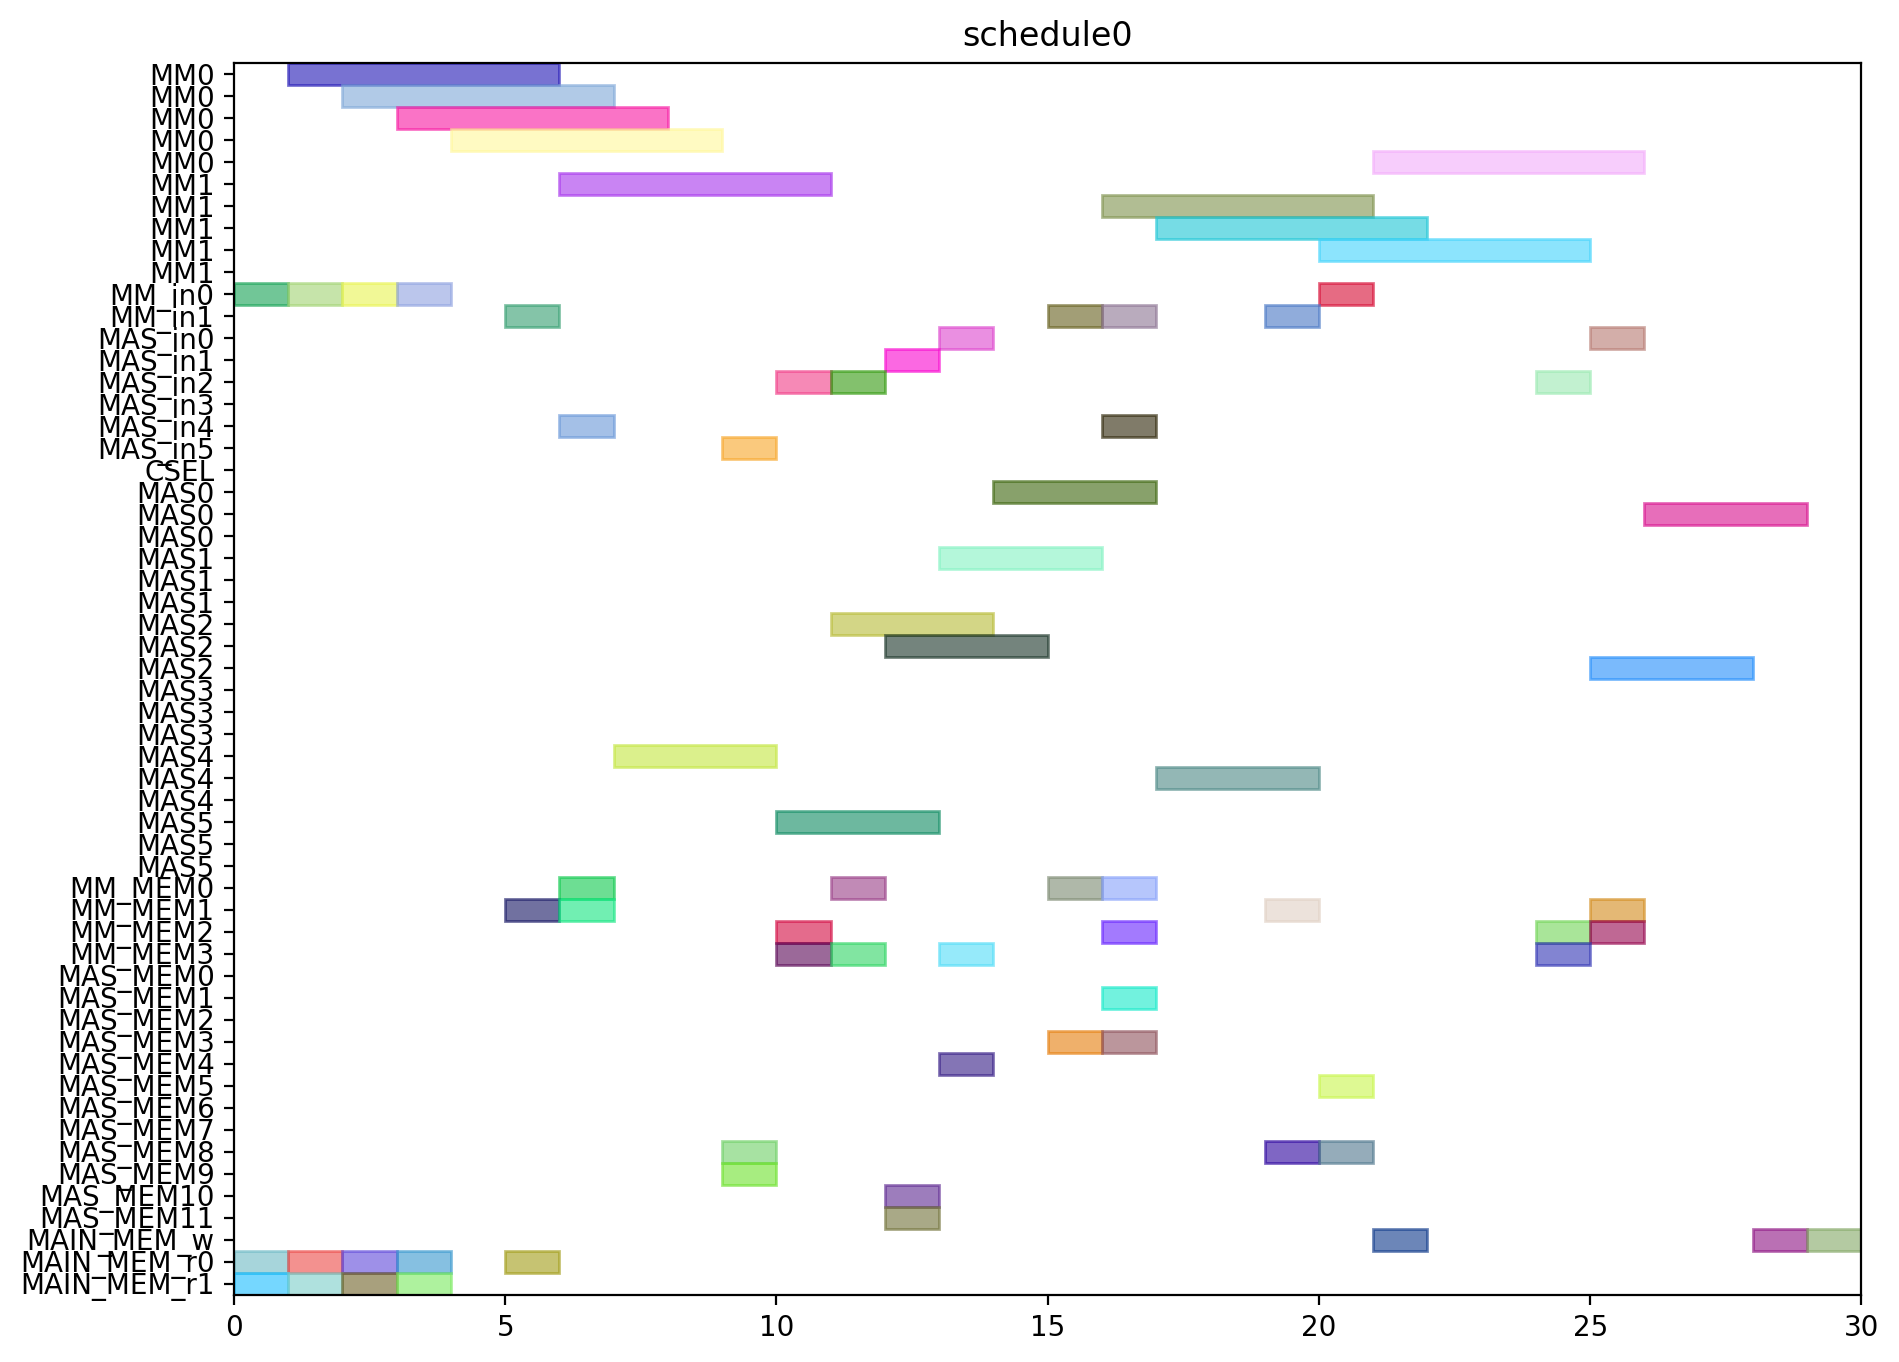

Source code (Python):
from pyschedule import Scenario, solvers, plotters, alt


def solve():
	horizon = 120
	S = Scenario("schedule0", horizon=horizon)

	# resource
	MM = S.Resources('MM', num=2, size=5)
	MM_in = S.Resources('MM_in', num=2)
	MAS_in = S.Resources('MAS_in', num=6)
	CSEL = S.Resource('CSEL')
	MAS = S.Resources('MAS', num=6, size=3, periods=range(1, horizon))
	MM_MEM = S.Resources('MM_MEM', num=4)
	MAS_MEM = S.Resources('MAS_MEM', num=12)
	MAIN_MEM_w = S.Resource('MAIN_MEM_w', size=1)
	MAIN_MEM_r = S.Resources('MAIN_MEM_r', num=2)

	# result of previous scheduling

	# new tasks
	t0 = S.Task('t0', length=5, delay_cost=1)
	t0 += alt(MM)
	t0_in = S.Task('t0_in', length=1, delay_cost=1)
	t0_in += alt(MM_in)
	S += t0_in*MM_in[0]<=t0*MM[0]
	S += t0_in*MM_in[1]<=t0*MM[1]
	t0_mem0 = S.Task('t0_mem0', length=1, delay_cost=1)
	t0_mem0 += MAIN_MEM_r[0]
	S += t0_mem0 <= t0

	t0_mem1 = S.Task('t0_mem1', length=1, delay_cost=1)
	t0_mem1 += MAIN_MEM_r[1]
	S += t0_mem1 <= t0

	t3 = S.Task('t3', length=5, delay_cost=1)
	t3 += alt(MM)
	t3_in = S.Task('t3_in', length=1, delay_cost=1)
	t3_in += alt(MM_in)
	S += t3_in*MM_in[0]<=t3*MM[0]
	S += t3_in*MM_in[1]<=t3*MM[1]
	t3_mem0 = S.Task('t3_mem0', length=1, delay_cost=1)
	t3_mem0 += MAIN_MEM_r[0]
	S += t3_mem0 <= t3

	t3_mem1 = S.Task('t3_mem1', length=1, delay_cost=1)
	t3_mem1 += MAIN_MEM_r[1]
	S += t3_mem1 <= t3

	t1 = S.Task('t1', length=5, delay_cost=1)
	t1 += alt(MM)
	t1_in = S.Task('t1_in', length=1, delay_cost=1)
	t1_in += alt(MM_in)
	S += t1_in*MM_in[0]<=t1*MM[0]
	S += t1_in*MM_in[1]<=t1*MM[1]
	t1_mem0 = S.Task('t1_mem0', length=1, delay_cost=1)
	t1_mem0 += MAIN_MEM_r[0]
	S += t1_mem0 <= t1

	t1_mem1 = S.Task('t1_mem1', length=1, delay_cost=1)
	t1_mem1 += MAIN_MEM_r[1]
	S += t1_mem1 <= t1

	t2 = S.Task('t2', length=5, delay_cost=1)
	t2 += alt(MM)
	t2_in = S.Task('t2_in', length=1, delay_cost=1)
	t2_in += alt(MM_in)
	S += t2_in*MM_in[0]<=t2*MM[0]
	S += t2_in*MM_in[1]<=t2*MM[1]
	t2_mem0 = S.Task('t2_mem0', length=1, delay_cost=1)
	t2_mem0 += MAIN_MEM_r[0]
	S += t2_mem0 <= t2

	t2_mem1 = S.Task('t2_mem1', length=1, delay_cost=1)
	t2_mem1 += MAIN_MEM_r[1]
	S += t2_mem1 <= t2

	t4 = S.Task('t4', length=5, delay_cost=1)
	t4 += alt(MM)
	t4_in = S.Task('t4_in', length=1, delay_cost=1)
	t4_in += alt(MM_in)
	S += t4_in*MM_in[0]<=t4*MM[0]
	S += t4_in*MM_in[1]<=t4*MM[1]
	t4_mem0 = S.Task('t4_mem0', length=1, delay_cost=1)
	t4_mem0 += MAIN_MEM_r[0]
	S += t4_mem0 <= t4

	t4_mem1 = S.Task('t4_mem1', length=1, delay_cost=1)
	t4_mem1 += alt(MM_MEM)
	S += (t2*MM[0])-1 < t4_mem1*MM_MEM[1]
	S += (t2*MM[1])-1 < t4_mem1*MM_MEM[3]
	S += t4_mem1 <= t4

	t5 = S.Task('t5', length=3, delay_cost=1)
	t5 += alt(MAS)
	t5_in = S.Task('t5_in', length=1, delay_cost=1)
	t5_in += alt(MAS_in)
	S += t5_in*MAS_in[0]<=t5*MAS[0]

	S += t5_in*MAS_in[1]<=t5*MAS[1]

	S += t5_in*MAS_in[2]<=t5*MAS[2]

	S += t5_in*MAS_in[3]<=t5*MAS[3]

	S += t5_in*MAS_in[4]<=t5*MAS[4]

	S += t5_in*MAS_in[5]<=t5*MAS[5]

	t5_mem0 = S.Task('t5_mem0', length=1, delay_cost=1)
	t5_mem0 += alt(MM_MEM)
	S += (t0*MM[0])-1 < t5_mem0*MM_MEM[0]
	S += (t0*MM[1])-1 < t5_mem0*MM_MEM[2]
	S += t5_mem0 <= t5

	t5_mem1 = S.Task('t5_mem1', length=1, delay_cost=1)
	t5_mem1 += alt(MM_MEM)
	S += (t0*MM[0])-1 < t5_mem1*MM_MEM[1]
	S += (t0*MM[1])-1 < t5_mem1*MM_MEM[3]
	S += t5_mem1 <= t5

	t6 = S.Task('t6', length=3, delay_cost=1)
	t6 += alt(MAS)
	t6_in = S.Task('t6_in', length=1, delay_cost=1)
	t6_in += alt(MAS_in)
	S += t6_in*MAS_in[0]<=t6*MAS[0]

	S += t6_in*MAS_in[1]<=t6*MAS[1]

	S += t6_in*MAS_in[2]<=t6*MAS[2]

	S += t6_in*MAS_in[3]<=t6*MAS[3]

	S += t6_in*MAS_in[4]<=t6*MAS[4]

	S += t6_in*MAS_in[5]<=t6*MAS[5]

	t6_mem0 = S.Task('t6_mem0', length=1, delay_cost=1)
	t6_mem0 += alt(MAS_MEM)
	S += (t5*MAS[0])-1 < t6_mem0*MAS_MEM[0]
	S += (t5*MAS[1])-1 < t6_mem0*MAS_MEM[2]
	S += (t5*MAS[2])-1 < t6_mem0*MAS_MEM[4]
	S += (t5*MAS[3])-1 < t6_mem0*MAS_MEM[6]
	S += (t5*MAS[4])-1 < t6_mem0*MAS_MEM[8]
	S += (t5*MAS[5])-1 < t6_mem0*MAS_MEM[10]
	S += t6_mem0 <= t6

	t6_mem1 = S.Task('t6_mem1', length=1, delay_cost=1)
	t6_mem1 += alt(MAS_MEM)
	S += (t5*MAS[0])-1 < t6_mem1*MAS_MEM[1]
	S += (t5*MAS[1])-1 < t6_mem1*MAS_MEM[3]
	S += (t5*MAS[2])-1 < t6_mem1*MAS_MEM[5]
	S += (t5*MAS[3])-1 < t6_mem1*MAS_MEM[7]
	S += (t5*MAS[4])-1 < t6_mem1*MAS_MEM[9]
	S += (t5*MAS[5])-1 < t6_mem1*MAS_MEM[11]
	S += t6_mem1 <= t6

	t9 = S.Task('t9', length=3, delay_cost=1)
	t9 += alt(MAS)
	t9_in = S.Task('t9_in', length=1, delay_cost=1)
	t9_in += alt(MAS_in)
	S += t9_in*MAS_in[0]<=t9*MAS[0]

	S += t9_in*MAS_in[1]<=t9*MAS[1]

	S += t9_in*MAS_in[2]<=t9*MAS[2]

	S += t9_in*MAS_in[3]<=t9*MAS[3]

	S += t9_in*MAS_in[4]<=t9*MAS[4]

	S += t9_in*MAS_in[5]<=t9*MAS[5]

	t9_mem0 = S.Task('t9_mem0', length=1, delay_cost=1)
	t9_mem0 += alt(MM_MEM)
	S += (t0*MM[0])-1 < t9_mem0*MM_MEM[0]
	S += (t0*MM[1])-1 < t9_mem0*MM_MEM[2]
	S += t9_mem0 <= t9

	t9_mem1 = S.Task('t9_mem1', length=1, delay_cost=1)
	t9_mem1 += alt(MM_MEM)
	S += (t4*MM[0])-1 < t9_mem1*MM_MEM[1]
	S += (t4*MM[1])-1 < t9_mem1*MM_MEM[3]
	S += t9_mem1 <= t9

	t10 = S.Task('t10', length=3, delay_cost=1)
	t10 += alt(MAS)
	t10_in = S.Task('t10_in', length=1, delay_cost=1)
	t10_in += alt(MAS_in)
	S += t10_in*MAS_in[0]<=t10*MAS[0]

	S += t10_in*MAS_in[1]<=t10*MAS[1]

	S += t10_in*MAS_in[2]<=t10*MAS[2]

	S += t10_in*MAS_in[3]<=t10*MAS[3]

	S += t10_in*MAS_in[4]<=t10*MAS[4]

	S += t10_in*MAS_in[5]<=t10*MAS[5]

	t10_mem0 = S.Task('t10_mem0', length=1, delay_cost=1)
	t10_mem0 += alt(MM_MEM)
	S += (t4*MM[0])-1 < t10_mem0*MM_MEM[0]
	S += (t4*MM[1])-1 < t10_mem0*MM_MEM[2]
	S += t10_mem0 <= t10

	t10_mem1 = S.Task('t10_mem1', length=1, delay_cost=1)
	t10_mem1 += alt(MM_MEM)
	S += (t4*MM[0])-1 < t10_mem1*MM_MEM[1]
	S += (t4*MM[1])-1 < t10_mem1*MM_MEM[3]
	S += t10_mem1 <= t10

	t7 = S.Task('t7', length=3, delay_cost=1)
	t7 += alt(MAS)
	t7_in = S.Task('t7_in', length=1, delay_cost=1)
	t7_in += alt(MAS_in)
	S += t7_in*MAS_in[0]<=t7*MAS[0]

	S += t7_in*MAS_in[1]<=t7*MAS[1]

	S += t7_in*MAS_in[2]<=t7*MAS[2]

	S += t7_in*MAS_in[3]<=t7*MAS[3]

	S += t7_in*MAS_in[4]<=t7*MAS[4]

	S += t7_in*MAS_in[5]<=t7*MAS[5]

	t7_mem0 = S.Task('t7_mem0', length=1, delay_cost=1)
	t7_mem0 += alt(MAS_MEM)
	S += (t6*MAS[0])-1 < t7_mem0*MAS_MEM[0]
	S += (t6*MAS[1])-1 < t7_mem0*MAS_MEM[2]
	S += (t6*MAS[2])-1 < t7_mem0*MAS_MEM[4]
	S += (t6*MAS[3])-1 < t7_mem0*MAS_MEM[6]
	S += (t6*MAS[4])-1 < t7_mem0*MAS_MEM[8]
	S += (t6*MAS[5])-1 < t7_mem0*MAS_MEM[10]
	S += t7_mem0 <= t7

	t7_mem1 = S.Task('t7_mem1', length=1, delay_cost=1)
	t7_mem1 += alt(MAS_MEM)
	S += (t6*MAS[0])-1 < t7_mem1*MAS_MEM[1]
	S += (t6*MAS[1])-1 < t7_mem1*MAS_MEM[3]
	S += (t6*MAS[2])-1 < t7_mem1*MAS_MEM[5]
	S += (t6*MAS[3])-1 < t7_mem1*MAS_MEM[7]
	S += (t6*MAS[4])-1 < t7_mem1*MAS_MEM[9]
	S += (t6*MAS[5])-1 < t7_mem1*MAS_MEM[11]
	S += t7_mem1 <= t7

	t11 = S.Task('t11', length=3, delay_cost=1)
	t11 += alt(MAS)
	t11_in = S.Task('t11_in', length=1, delay_cost=1)
	t11_in += alt(MAS_in)
	S += t11_in*MAS_in[0]<=t11*MAS[0]

	S += t11_in*MAS_in[1]<=t11*MAS[1]

	S += t11_in*MAS_in[2]<=t11*MAS[2]

	S += t11_in*MAS_in[3]<=t11*MAS[3]

	S += t11_in*MAS_in[4]<=t11*MAS[4]

	S += t11_in*MAS_in[5]<=t11*MAS[5]

	t11_mem0 = S.Task('t11_mem0', length=1, delay_cost=1)
	t11_mem0 += alt(MAS_MEM)
	S += (t10*MAS[0])-1 < t11_mem0*MAS_MEM[0]
	S += (t10*MAS[1])-1 < t11_mem0*MAS_MEM[2]
	S += (t10*MAS[2])-1 < t11_mem0*MAS_MEM[4]
	S += (t10*MAS[3])-1 < t11_mem0*MAS_MEM[6]
	S += (t10*MAS[4])-1 < t11_mem0*MAS_MEM[8]
	S += (t10*MAS[5])-1 < t11_mem0*MAS_MEM[10]
	S += t11_mem0 <= t11

	t11_mem1 = S.Task('t11_mem1', length=1, delay_cost=1)
	t11_mem1 += alt(MM_MEM)
	S += (t4*MM[0])-1 < t11_mem1*MM_MEM[1]
	S += (t4*MM[1])-1 < t11_mem1*MM_MEM[3]
	S += t11_mem1 <= t11

	t8 = S.Task('t8', length=5, delay_cost=1)
	t8 += alt(MM)
	t8_in = S.Task('t8_in', length=1, delay_cost=1)
	t8_in += alt(MM_in)
	S += t8_in*MM_in[0]<=t8*MM[0]
	S += t8_in*MM_in[1]<=t8*MM[1]
	t8_mem0 = S.Task('t8_mem0', length=1, delay_cost=1)
	t8_mem0 += alt(MM_MEM)
	S += (t4*MM[0])-1 < t8_mem0*MM_MEM[0]
	S += (t4*MM[1])-1 < t8_mem0*MM_MEM[2]
	S += t8_mem0 <= t8

	t8_mem1 = S.Task('t8_mem1', length=1, delay_cost=1)
	t8_mem1 += alt(MAS_MEM)
	S += (t7*MAS[0])-1 < t8_mem1*MAS_MEM[1]
	S += (t7*MAS[1])-1 < t8_mem1*MAS_MEM[3]
	S += (t7*MAS[2])-1 < t8_mem1*MAS_MEM[5]
	S += (t7*MAS[3])-1 < t8_mem1*MAS_MEM[7]
	S += (t7*MAS[4])-1 < t8_mem1*MAS_MEM[9]
	S += (t7*MAS[5])-1 < t8_mem1*MAS_MEM[11]
	S += t8_mem1 <= t8

	new_PZ = S.Task('new_PZ', length=5, delay_cost=1)
	new_PZ += alt(MM)
	new_PZ_in = S.Task('new_PZ_in', length=1, delay_cost=1)
	new_PZ_in += alt(MM_in)
	S += new_PZ_in*MM_in[0]<=new_PZ*MM[0]
	S += new_PZ_in*MM_in[1]<=new_PZ*MM[1]
	S += 0<new_PZ

	new_PZ_w = S.Task('new_PZ_w', length=1, delay_cost=1)
	new_PZ_w += alt(MAIN_MEM_w)
	S += new_PZ <= new_PZ_w

	new_PZ_mem0 = S.Task('new_PZ_mem0', length=1, delay_cost=1)
	new_PZ_mem0 += alt(MM_MEM)
	S += (t1*MM[0])-1 < new_PZ_mem0*MM_MEM[0]
	S += (t1*MM[1])-1 < new_PZ_mem0*MM_MEM[2]
	S += new_PZ_mem0 <= new_PZ

	new_PZ_mem1 = S.Task('new_PZ_mem1', length=1, delay_cost=1)
	new_PZ_mem1 += alt(MAS_MEM)
	S += (t7*MAS[0])-1 < new_PZ_mem1*MAS_MEM[1]
	S += (t7*MAS[1])-1 < new_PZ_mem1*MAS_MEM[3]
	S += (t7*MAS[2])-1 < new_PZ_mem1*MAS_MEM[5]
	S += (t7*MAS[3])-1 < new_PZ_mem1*MAS_MEM[7]
	S += (t7*MAS[4])-1 < new_PZ_mem1*MAS_MEM[9]
	S += (t7*MAS[5])-1 < new_PZ_mem1*MAS_MEM[11]
	S += new_PZ_mem1 <= new_PZ

	t12 = S.Task('t12', length=3, delay_cost=1)
	t12 += alt(MAS)
	t12_in = S.Task('t12_in', length=1, delay_cost=1)
	t12_in += alt(MAS_in)
	S += t12_in*MAS_in[0]<=t12*MAS[0]

	S += t12_in*MAS_in[1]<=t12*MAS[1]

	S += t12_in*MAS_in[2]<=t12*MAS[2]

	S += t12_in*MAS_in[3]<=t12*MAS[3]

	S += t12_in*MAS_in[4]<=t12*MAS[4]

	S += t12_in*MAS_in[5]<=t12*MAS[5]

	t12_mem0 = S.Task('t12_mem0', length=1, delay_cost=1)
	t12_mem0 += alt(MM_MEM)
	S += (t0*MM[0])-1 < t12_mem0*MM_MEM[0]
	S += (t0*MM[1])-1 < t12_mem0*MM_MEM[2]
	S += t12_mem0 <= t12

	t12_mem1 = S.Task('t12_mem1', length=1, delay_cost=1)
	t12_mem1 += alt(MAS_MEM)
	S += (t11*MAS[0])-1 < t12_mem1*MAS_MEM[1]
	S += (t11*MAS[1])-1 < t12_mem1*MAS_MEM[3]
	S += (t11*MAS[2])-1 < t12_mem1*MAS_MEM[5]
	S += (t11*MAS[3])-1 < t12_mem1*MAS_MEM[7]
	S += (t11*MAS[4])-1 < t12_mem1*MAS_MEM[9]
	S += (t11*MAS[5])-1 < t12_mem1*MAS_MEM[11]
	S += t12_mem1 <= t12

	t13 = S.Task('t13', length=5, delay_cost=1)
	t13 += alt(MM)
	t13_in = S.Task('t13_in', length=1, delay_cost=1)
	t13_in += alt(MM_in)
	S += t13_in*MM_in[0]<=t13*MM[0]
	S += t13_in*MM_in[1]<=t13*MM[1]
	t13_mem0 = S.Task('t13_mem0', length=1, delay_cost=1)
	t13_mem0 += alt(MAS_MEM)
	S += (t12*MAS[0])-1 < t13_mem0*MAS_MEM[0]
	S += (t12*MAS[1])-1 < t13_mem0*MAS_MEM[2]
	S += (t12*MAS[2])-1 < t13_mem0*MAS_MEM[4]
	S += (t12*MAS[3])-1 < t13_mem0*MAS_MEM[6]
	S += (t12*MAS[4])-1 < t13_mem0*MAS_MEM[8]
	S += (t12*MAS[5])-1 < t13_mem0*MAS_MEM[10]
	S += t13_mem0 <= t13

	t13_mem1 = S.Task('t13_mem1', length=1, delay_cost=1)
	t13_mem1 += alt(MAS_MEM)
	S += (t9*MAS[0])-1 < t13_mem1*MAS_MEM[1]
	S += (t9*MAS[1])-1 < t13_mem1*MAS_MEM[3]
	S += (t9*MAS[2])-1 < t13_mem1*MAS_MEM[5]
	S += (t9*MAS[3])-1 < t13_mem1*MAS_MEM[7]
	S += (t9*MAS[4])-1 < t13_mem1*MAS_MEM[9]
	S += (t9*MAS[5])-1 < t13_mem1*MAS_MEM[11]
	S += t13_mem1 <= t13

	t14 = S.Task('t14', length=5, delay_cost=1)
	t14 += alt(MM)
	t14_in = S.Task('t14_in', length=1, delay_cost=1)
	t14_in += alt(MM_in)
	S += t14_in*MM_in[0]<=t14*MM[0]
	S += t14_in*MM_in[1]<=t14*MM[1]
	t14_mem0 = S.Task('t14_mem0', length=1, delay_cost=1)
	t14_mem0 += alt(MAS_MEM)
	S += (t12*MAS[0])-1 < t14_mem0*MAS_MEM[0]
	S += (t12*MAS[1])-1 < t14_mem0*MAS_MEM[2]
	S += (t12*MAS[2])-1 < t14_mem0*MAS_MEM[4]
	S += (t12*MAS[3])-1 < t14_mem0*MAS_MEM[6]
	S += (t12*MAS[4])-1 < t14_mem0*MAS_MEM[8]
	S += (t12*MAS[5])-1 < t14_mem0*MAS_MEM[10]
	S += t14_mem0 <= t14

	t14_mem1 = S.Task('t14_mem1', length=1, delay_cost=1)
	t14_mem1 += alt(MM_MEM)
	S += (t3*MM[0])-1 < t14_mem1*MM_MEM[1]
	S += (t3*MM[1])-1 < t14_mem1*MM_MEM[3]
	S += t14_mem1 <= t14

	new_PY = S.Task('new_PY', length=3, delay_cost=1)
	new_PY += alt(MAS)
	new_PY_in = S.Task('new_PY_in', length=1, delay_cost=1)
	new_PY_in += alt(MAS_in)
	S += new_PY_in*MAS_in[0]<=new_PY*MAS[0]

	S += new_PY_in*MAS_in[1]<=new_PY*MAS[1]

	S += new_PY_in*MAS_in[2]<=new_PY*MAS[2]

	S += new_PY_in*MAS_in[3]<=new_PY*MAS[3]

	S += new_PY_in*MAS_in[4]<=new_PY*MAS[4]

	S += new_PY_in*MAS_in[5]<=new_PY*MAS[5]

	S += 0<new_PY

	new_PY_w = S.Task('new_PY_w', length=1, delay_cost=1)
	new_PY_w += alt(MAIN_MEM_w)
	S += new_PY <= new_PY_w

	new_PY_mem0 = S.Task('new_PY_mem0', length=1, delay_cost=1)
	new_PY_mem0 += alt(MM_MEM)
	S += (t8*MM[0])-1 < new_PY_mem0*MM_MEM[0]
	S += (t8*MM[1])-1 < new_PY_mem0*MM_MEM[2]
	S += new_PY_mem0 <= new_PY

	new_PY_mem1 = S.Task('new_PY_mem1', length=1, delay_cost=1)
	new_PY_mem1 += alt(MM_MEM)
	S += (t13*MM[0])-1 < new_PY_mem1*MM_MEM[1]
	S += (t13*MM[1])-1 < new_PY_mem1*MM_MEM[3]
	S += new_PY_mem1 <= new_PY

	new_PX = S.Task('new_PX', length=3, delay_cost=1)
	new_PX += alt(MAS)
	new_PX_in = S.Task('new_PX_in', length=1, delay_cost=1)
	new_PX_in += alt(MAS_in)
	S += new_PX_in*MAS_in[0]<=new_PX*MAS[0]

	S += new_PX_in*MAS_in[1]<=new_PX*MAS[1]

	S += new_PX_in*MAS_in[2]<=new_PX*MAS[2]

	S += new_PX_in*MAS_in[3]<=new_PX*MAS[3]

	S += new_PX_in*MAS_in[4]<=new_PX*MAS[4]

	S += new_PX_in*MAS_in[5]<=new_PX*MAS[5]

	S += 0<new_PX

	new_PX_w = S.Task('new_PX_w', length=1, delay_cost=1)
	new_PX_w += alt(MAIN_MEM_w)
	S += new_PX <= new_PX_w

	new_PX_mem0 = S.Task('new_PX_mem0', length=1, delay_cost=1)
	new_PX_mem0 += alt(MM_MEM)
	S += (t14*MM[0])-1 < new_PX_mem0*MM_MEM[0]
	S += (t14*MM[1])-1 < new_PX_mem0*MM_MEM[2]
	S += new_PX_mem0 <= new_PX

	new_PX_mem1 = S.Task('new_PX_mem1', length=1, delay_cost=1)
	new_PX_mem1 += alt(MM_MEM)
	S += (t14*MM[0])-1 < new_PX_mem1*MM_MEM[1]
	S += (t14*MM[1])-1 < new_PX_mem1*MM_MEM[3]
	S += new_PX_mem1 <= new_PX

	solvers.mip.solve(S,msg=1,kind='CPLEX',ratio_gap=1.01)

	solution = [['hoge']*len(S.solution()[1]) for i in range(len(S.solution()))]
	for i in range(len(S.solution())):
		for j in range(len(S.solution()[i])):
			solution[i][j]=str(S.solution()[i][j])
	print(solution)

	cycles = int(solution[-1][3])

	pic_file_name = "/mnt/rose/usr1/fukuda/ABE/multiRAM_multiMAS_16mux/scheduling_result/stage5MM2_stage3MAS6/EP_DBL_A_0/schedule0.png"
	if(S.solution() != []):
		plotters.matplotlib.plot(S,img_filename=pic_file_name, show_task_labels=False, fig_size=(cycles*0.25+3, 8))

	return solution
